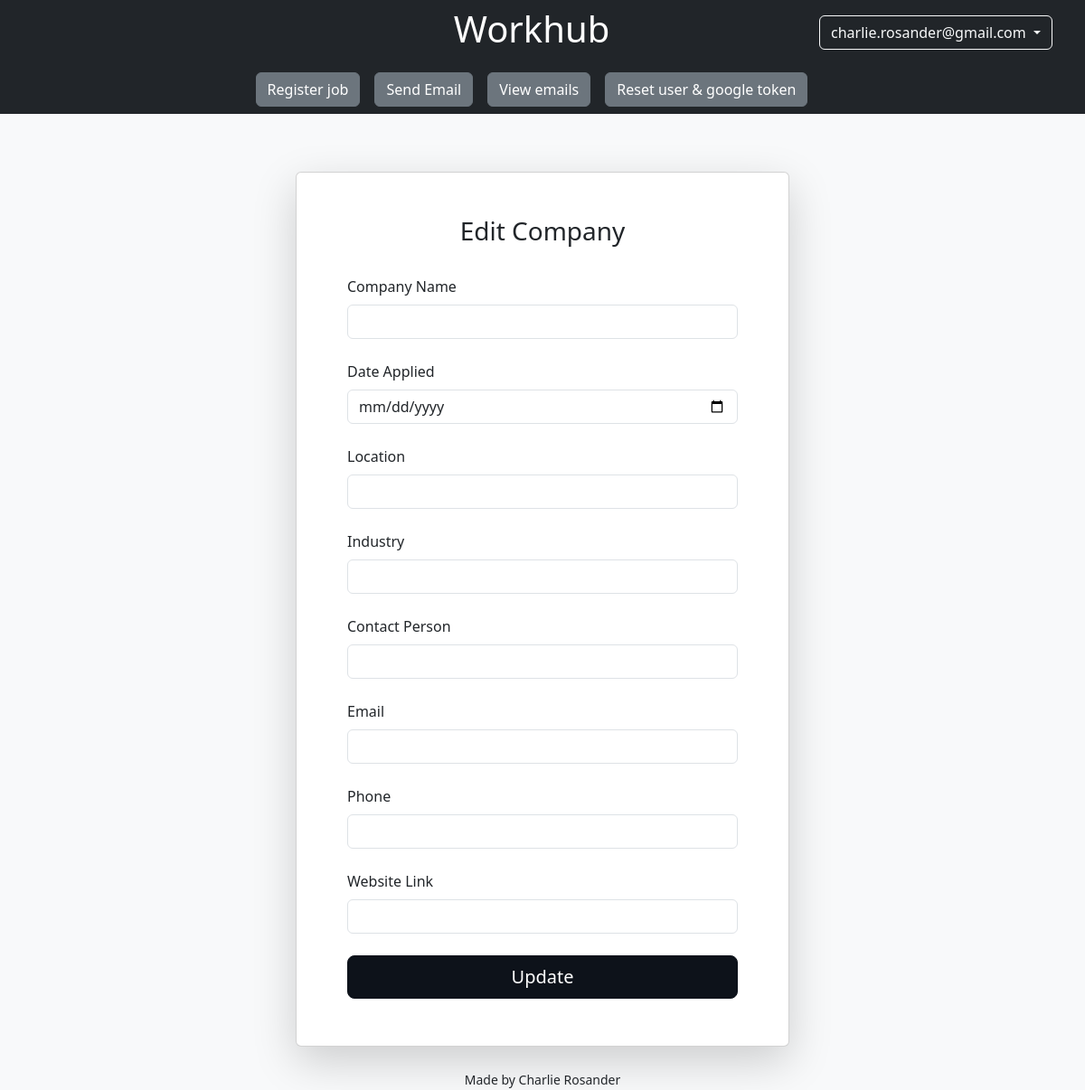
Page /edit_company/1 (signed in) on the earlier database version.
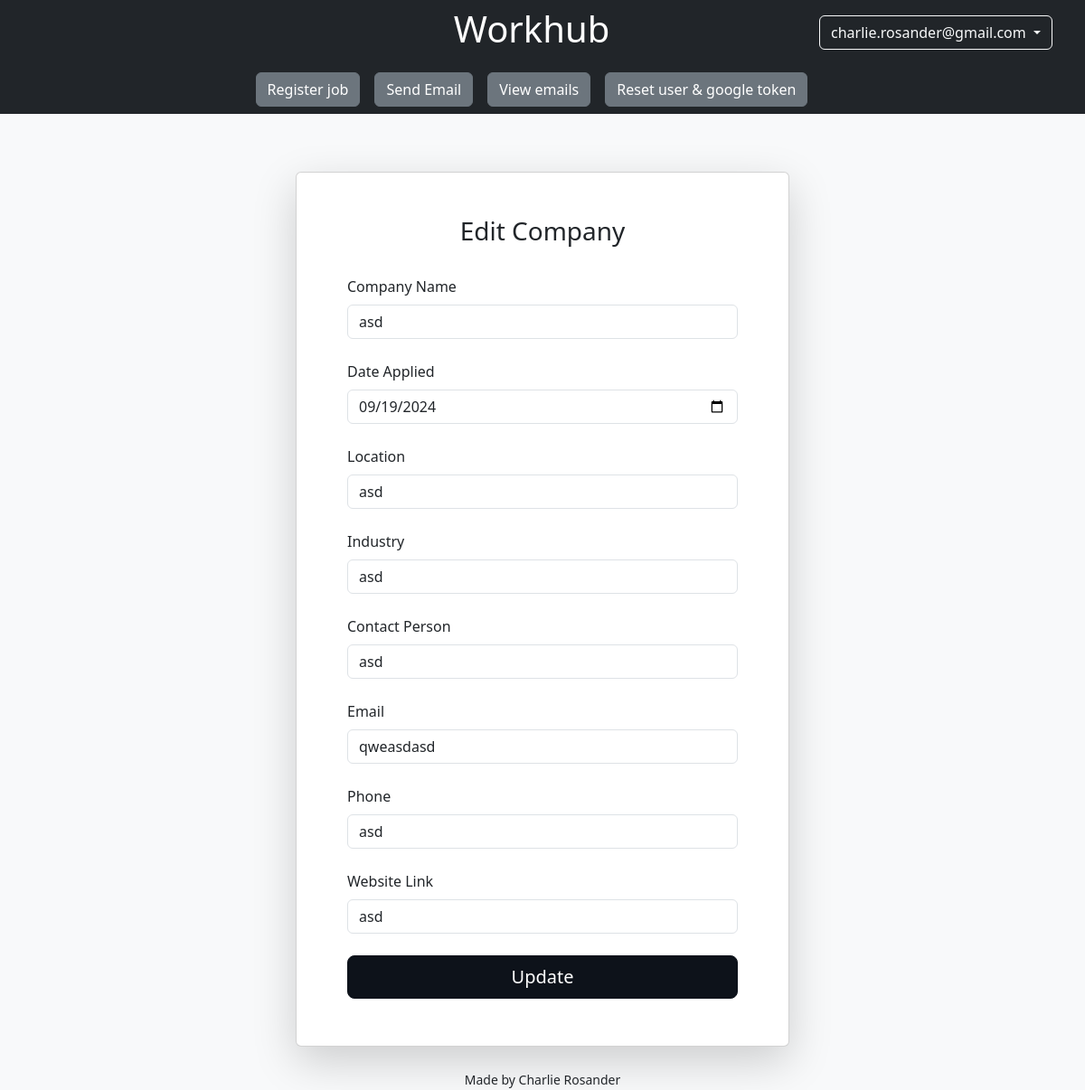
Same page on the later database version.
### schema.py (models this page shows)
class InquiredCompany(db.Model):
    __tablename__ = "inquired_companies"
    id = db.Column(db.Integer, primary_key=True)
    name = db.Column(db.String(255))
    location = db.Column(db.String(255))
    industry = db.Column(db.String(255))
    contact_person = db.Column(db.String(255))
    email = db.Column(db.String(255))
    phone = db.Column(db.String(255))
    date_applied = db.Column(db.Date)
    link = db.Column(db.String(255))

### app.py (the view)
@app.route("/edit_company/<int:id>", methods=["GET", "POST"])
@login_required
def edit_company_route(id):
    return edit_company(id)

### app.py (called while the page is built)
@app.before_request
def load_logged_in_user():
    g.user = (
        db.session.get(User, session.get("user_id")) if "user_id" in session else None
    )

@app.context_processor
def inject_user():
    return {"current_user": g.user}

### company_service.py (called while the page is built, shortened)
def edit_company(id):
    company = db.session.get(InquiredCompany, id)
    return render_template("edit_company.html", company=company)

### google_oauth.py (called while the page is built)
def login_required(f):
    @wraps(f)
    def decorated_function(*args, **kwargs):
        if "user_id" not in session:
            return redirect(url_for("login"))
        return f(*args, **kwargs)
    return decorated_function

### templates/edit_company.html
{% extends "layout.html" %}
{% block content %}
<div class="container py-5">
    <div class="row justify-content-center align-items-center min-vh-100">
        <div class="col-md-10 col-lg-8 col-xl-6">
            <div class="card shadow-lg">
                <div class="card-body p-4 p-md-5">
                    <h3 class="mb-4 pb-2 text-center">Edit Company</h3>
                    <form method="post" class="px-md-2">
                        <div class="form-outline mb-4">
                            <label class="form-label" for="name">Company Name</label>
                            <input type="text" id="name" name="name" value="{{ company.name }}" class="form-control"
                                required>
                        </div>
                        <div class="form-outline mb-4">
                            <label class="form-label" for="location">Date Applied</label>
                            <input type="date" id="date_applied" name="date_applied" value="{{ company.date_applied }}"
                                class="form-control">
                        </div>
                        <div class="form-outline mb-4">
                            <label class="form-label" for="location">Location</label>
                            <input type="text" id="location" name="location" value="{{ company.location }}"
                                class="form-control" required>
                        </div>
                        <div class="form-outline mb-4">
                            <label class="form-label" for="industry">Industry</label>
                            <input type="text" id="industry" name="industry" value="{{ company.industry }}"
                                class="form-control" required>
                        </div>
                        <div class="form-outline mb-4">
                            <label class="form-label" for="contact_person">Contact Person</label>
                            <input type="text" id="contact_person" name="contact_person"
                                value="{{ company.contact_person }}" class="form-control" required>
                        </div>
                        <div class="form-outline mb-4">
                            <label class="form-label" for="email">Email</label>
                            <input type="text" id="email" name="email" value="{{ company.email }}" class="form-control"
                                required>
                        </div>
                        <div class="form-outline mb-4">
                            <label class="form-label" for="phone">Phone</label>
                            <input type="text" id="phone" name="phone" value="{{ company.phone }}" class="form-control"
                                required>
                        </div>
                        <div class="form-outline mb-4">
                            <label class="form-label" for="link">Website Link</label>
                            <input type="text" id="link" name="link" value="{{ company.link }}" class="form-control"
                                required>
                        </div>
                        <button type="submit" class="btn btn-primary btn-lg mb-1 w-100">Update</button>
                    </form>
                </div>
            </div>
        </div>
    </div>
</div>
{% endblock content %}

Differences in the rows shown:
added InquiredCompany: name "asd", date_applied "09/19/2024", location "asd", industry "asd", contact_person "asd", email "qweasdasd", phone "asd", link "asd"
